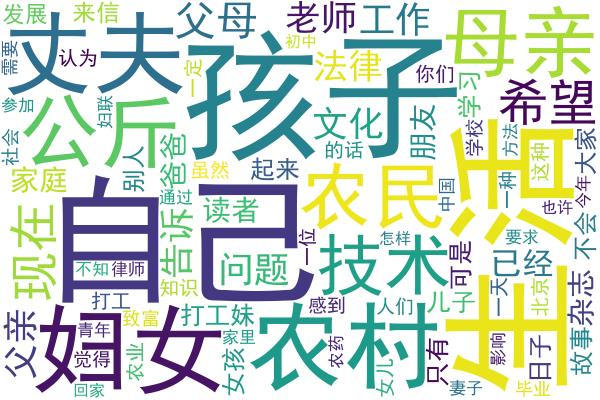
#> input picture word_frequency/wordcloudNJN1997_Sample.jpg, 600 x 400 px
$ python -i backwhite.py   (imports and definitions only)
#> lines starting #> are read from the running program, lines starting #| are printed output that depends on the picture
#此脚本能将图片转换为黑白，并适当增强颜色及对比度

from PIL import Image, ImageEnhance

def Chuli(InputPath, OutputPath):
#> called with OutputPath = 'out.png'
    im  =  Image.open(InputPath)
#> im is the input picture: PIL image 600x400 RGB; mean R, G, B 204, 216.5, 204.5
    # convert to grey level image
    Lim  =  im.convert("L")
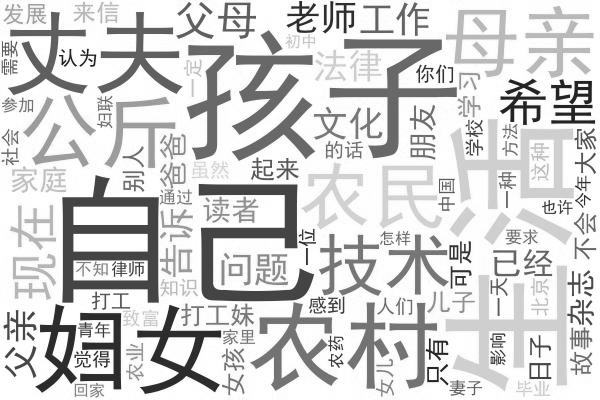
#> Lim: PIL image 600x400 L; min 12, max 255, mean 211.4
    Lim = Lim.convert('RGB')
#> Lim: PIL image 600x400 RGB
    Enhance1 =ImageEnhance.Color(Lim)
    img= Enhance1.enhance(4)
    Enhance2 =ImageEnhance.Contrast(img)
    img=Enhance2.enhance(1.6)
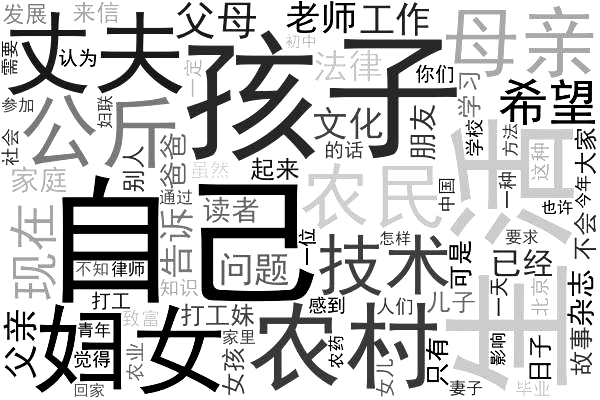
#> img: PIL image 600x400 RGB; min 0, max 255, mean 200.4
    img.save(OutputPath)
    return img

# [6 lines not run here, left out]

>>> result = Chuli('../word_frequency/wordcloudNJN1997_Sample.jpg', 'out.png')

$ run again, on word_frequency/wordcloudNJN1993.jpg
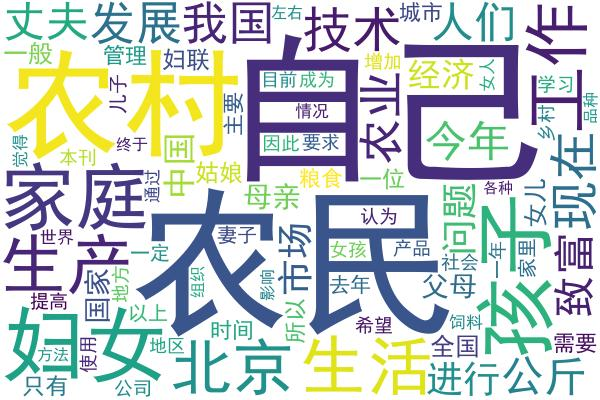
#> input picture word_frequency/wordcloudNJN1993.jpg, 600 x 400 px
#> in Chuli, im is the input picture: PIL image 600x400 RGB; mean R, G, B 198.4, 206.7, 206.6
#> in Chuli, `Lim  =  im.convert("L")`:
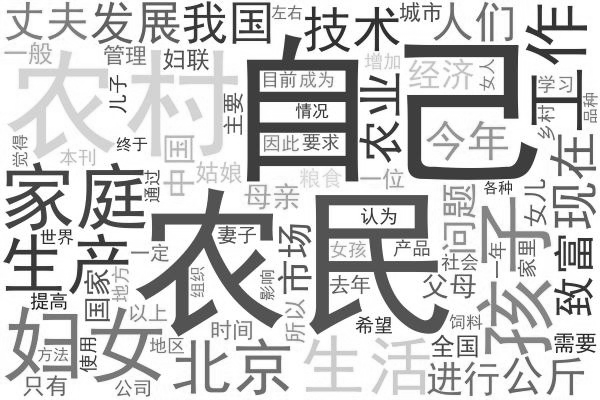
#> Lim: PIL image 600x400 L; min 15, max 255, mean 204.2
#> in Chuli, `img=Enhance2.enhance(1.6)`:
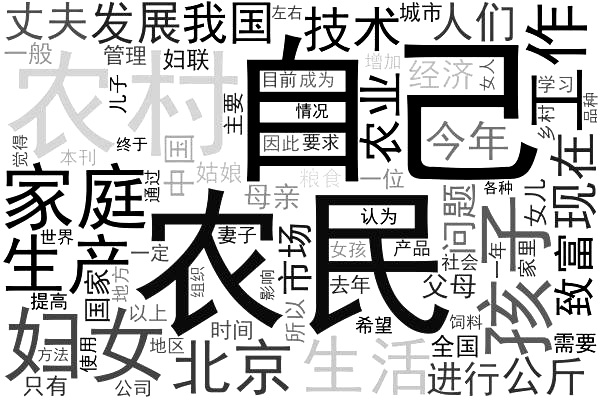
#> img: PIL image 600x400 RGB; min 0, max 255, mean 191.1

$ run again, on word_frequency/wordcloudNJN1997.jpg
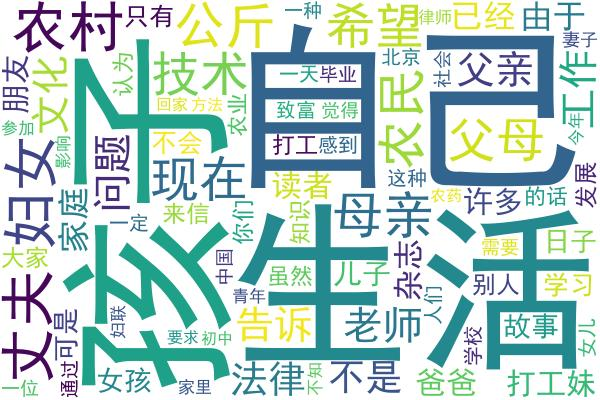
#> input picture word_frequency/wordcloudNJN1997.jpg, 600 x 400 px
#> in Chuli, im is the input picture: PIL image 600x400 RGB; mean R, G, B 187.2, 211.1, 206.1
#> in Chuli, `Lim  =  im.convert("L")`:
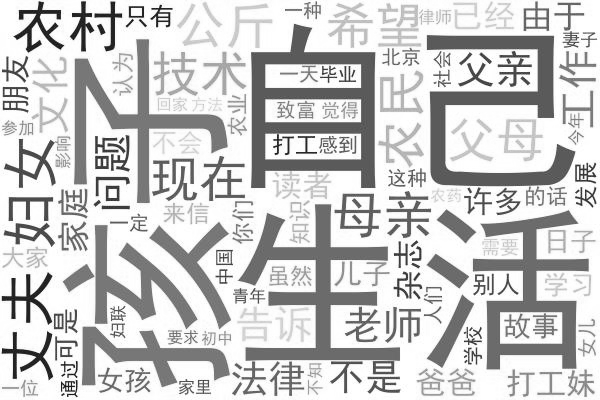
#> Lim: PIL image 600x400 L; min 8, max 255, mean 203.4
#> in Chuli, `img=Enhance2.enhance(1.6)`:
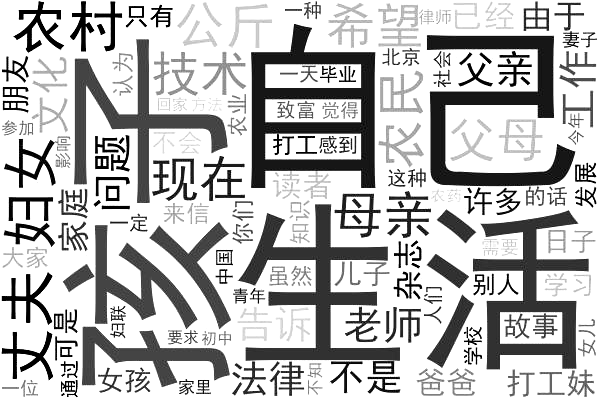
#> img: PIL image 600x400 RGB; min 0, max 255, mean 189.2
